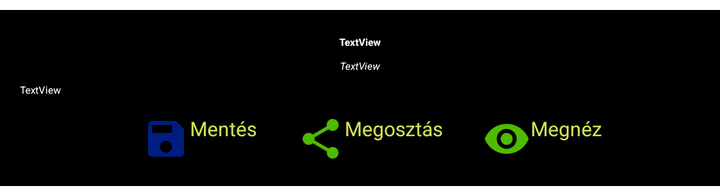
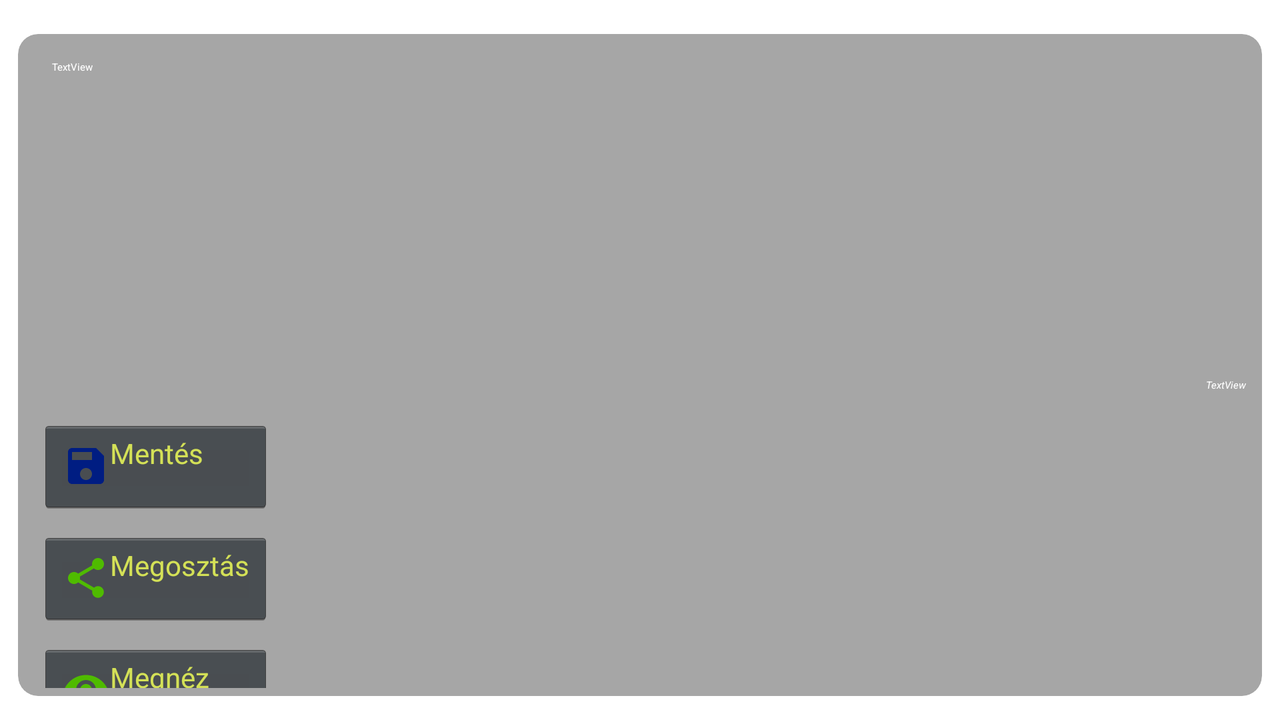

First picture: res/layout/ on a phone held upright. Second picture: the repository's own variant of that layout, on a device whose configuration matches the variant's folder. Source for both follows.
<!-- AndroidManifest.xml: application theme OwnTheme -->
<!-- res/layout/rssitem_layout.xml -->
<?xml version="1.0" encoding="utf-8"?>
<androidx.constraintlayout.widget.ConstraintLayout xmlns:android="http://schemas.android.com/apk/res/android"
    xmlns:app="http://schemas.android.com/apk/res-auto"
    xmlns:tools="http://schemas.android.com/tools"
    android:layout_width="match_parent"
    android:layout_height="wrap_content"
    android:layout_marginTop="5dp"
    android:layout_marginBottom="5dp"
    android:background="#000000">

    <androidx.cardview.widget.CardView
        android:layout_width="match_parent"
        android:layout_height="wrap_content"
        app:cardBackgroundColor="#000000"
        app:cardCornerRadius="10dp"
        app:cardElevation="5dp"
        app:cardPreventCornerOverlap="false"
        app:cardUseCompatPadding="true"
        app:layout_constraintEnd_toEndOf="parent"
        app:layout_constraintStart_toStartOf="parent"
        app:layout_constraintTop_toTopOf="parent">

        <LinearLayout
            android:layout_width="match_parent"
            android:layout_height="match_parent"
            android:orientation="vertical">

            <TextView
                android:id="@+id/tvTitle"
                android:layout_width="match_parent"
                android:layout_height="wrap_content"
                android:gravity="center"
                android:padding="5dp"
                android:shadowColor="#FFFFFF"
                android:text="TextView"
                android:textAppearance="@style/TextAppearance.AppCompat.Body1"
                android:textColor="#FFFFFF"
                android:textStyle="bold" />

            <TextView
                android:id="@+id/tvPubDate"
                android:layout_width="match_parent"
                android:layout_height="wrap_content"
                android:gravity="center"
                android:text="TextView"
                android:textAppearance="@style/TextAppearance.AppCompat.Small"
                android:textColor="#FFFFFF"
                android:textStyle="italic" />

            <TextView
                android:id="@+id/tvDesc"
                android:layout_width="match_parent"
                android:layout_height="wrap_content"
                android:layout_margin="5dp"
                android:ellipsize="none"
                android:scrollHorizontally="false"
                android:singleLine="false"
                android:text="TextView"
                android:textAppearance="@style/TextAppearance.AppCompat.Body1"
                android:textColor="#FFFFFF" />

            <LinearLayout
                android:layout_width="match_parent"
                android:layout_height="wrap_content"
                android:layout_gravity="center|end"
                android:gravity="center"
                android:orientation="horizontal">

                <Button
                    android:id="@+id/btnSaveHir"
                    style="@style/Widget.MaterialComponents.Button.Icon"
                    android:layout_width="wrap_content"
                    android:layout_height="wrap_content"
                    android:layout_margin="4dp"
                    android:drawableLeft="@drawable/ic_save_black_24dp"
                    android:text="Mentés"
                    android:textColor="#D4E157"
                    android:textSize="10sp" />

                <Button
                    android:id="@+id/btnHirMegoszt"
                    style="@style/Widget.MaterialComponents.Button.Icon"
                    android:layout_width="wrap_content"
                    android:layout_height="wrap_content"
                    android:layout_margin="4dp"
                    android:drawableLeft="@drawable/ic_share_black_24dp"
                    android:text="Megosztás"
                    android:textColor="#D4E157"
                    android:textSize="10sp" />

                <Button
                    android:id="@+id/btnGo"
                    style="@style/Widget.MaterialComponents.Button.Icon"
                    android:layout_width="wrap_content"
                    android:layout_height="wrap_content"
                    android:layout_margin="4dp"
                    android:drawableLeft="@drawable/ic_remove_red_eye_black_24dp"
                    android:text="Megnéz"
                    android:textColor="#D4E157"
                    android:textSize="10sp" />
            </LinearLayout>


            
        </LinearLayout>
    </androidx.cardview.widget.CardView>

</androidx.constraintlayout.widget.ConstraintLayout>
<!-- resources referenced by this layout -->
<resources>
  <!-- drawable ic_remove_red_eye_black_24dp (drawable) -->
  <vector android:height="24dp" android:tint="#4FBB00"
      android:viewportHeight="24.0" android:viewportWidth="24.0"
      android:width="24dp" xmlns:android="http://schemas.android.com/apk/res/android">
      <path android:fillColor="#FF000000" android:pathData="M12,4.5C7,4.5 2.73,7.61 1,12c1.73,4.39 6,7.5 11,7.5s9.27,-3.11 11,-7.5c-1.73,-4.39 -6,-7.5 -11,-7.5zM12,17c-2.76,0 -5,-2.24 -5,-5s2.24,-5 5,-5 5,2.24 5,5 -2.24,5 -5,5zM12,9c-1.66,0 -3,1.34 -3,3s1.34,3 3,3 3,-1.34 3,-3 -1.34,-3 -3,-3z"/>
  </vector>
  <!-- drawable ic_save_black_24dp (drawable) -->
  <vector android:height="24dp" android:tint="#001D82"
      android:viewportHeight="24.0" android:viewportWidth="24.0"
      android:width="24dp" xmlns:android="http://schemas.android.com/apk/res/android">
      <path android:fillColor="#FF000000" android:pathData="M17,3L5,3c-1.11,0 -2,0.9 -2,2v14c0,1.1 0.89,2 2,2h14c1.1,0 2,-0.9 2,-2L21,7l-4,-4zM12,19c-1.66,0 -3,-1.34 -3,-3s1.34,-3 3,-3 3,1.34 3,3 -1.34,3 -3,3zM15,9L5,9L5,5h10v4z"/>
  </vector>
  <!-- drawable ic_share_black_24dp (drawable) -->
  <vector android:height="24dp" android:tint="#4FBB00"
      android:viewportHeight="24.0" android:viewportWidth="24.0"
      android:width="24dp" xmlns:android="http://schemas.android.com/apk/res/android">
      <path android:fillColor="#FF000000" android:pathData="M18,16.08c-0.76,0 -1.44,0.3 -1.96,0.77L8.91,12.7c0.05,-0.23 0.09,-0.46 0.09,-0.7s-0.04,-0.47 -0.09,-0.7l7.05,-4.11c0.54,0.5 1.25,0.81 2.04,0.81 1.66,0 3,-1.34 3,-3s-1.34,-3 -3,-3 -3,1.34 -3,3c0,0.24 0.04,0.47 0.09,0.7L8.04,9.81C7.5,9.31 6.79,9 6,9c-1.66,0 -3,1.34 -3,3s1.34,3 3,3c0.79,0 1.5,-0.31 2.04,-0.81l7.12,4.16c-0.05,0.21 -0.08,0.43 -0.08,0.65 0,1.61 1.31,2.92 2.92,2.92 1.61,0 2.92,-1.31 2.92,-2.92s-1.31,-2.92 -2.92,-2.92z"/>
  </vector>
</resources>
<!-- res/layout-land/rssitem_layout.xml (the repository's variant of the layout above) -->
<!-- drawn on the phone turned sideways -->
<?xml version="1.0" encoding="utf-8"?>
<androidx.constraintlayout.widget.ConstraintLayout xmlns:android="http://schemas.android.com/apk/res/android"
    xmlns:app="http://schemas.android.com/apk/res-auto"
    xmlns:tools="http://schemas.android.com/tools"
    android:layout_width="match_parent"
    android:layout_height="wrap_content"
    android:layout_marginTop="5dp">

    <androidx.cardview.widget.CardView
        android:layout_width="match_parent"
        android:layout_height="wrap_content"
        app:cardBackgroundColor="#59000000"
        app:cardCornerRadius="10dp"
        app:cardElevation="6dp"
        app:cardPreventCornerOverlap="true"
        app:cardUseCompatPadding="true"
        app:layout_constraintBottom_toBottomOf="parent"
        app:layout_constraintEnd_toEndOf="parent"
        app:layout_constraintStart_toStartOf="parent"
        app:layout_constraintTop_toTopOf="parent">

        <androidx.constraintlayout.widget.ConstraintLayout
            android:layout_width="match_parent"
            android:layout_height="match_parent"
            android:padding="4dp">

            <TextView
                android:id="@+id/tvTitle"
                android:layout_width="0dp"
                android:layout_height="wrap_content"
                android:gravity="center_horizontal|top"
                android:padding="5dp"
                android:shadowColor="#FFFFFF"
                android:text="TextView"
                android:textAppearance="@style/TextAppearance.AppCompat.Medium"
                android:textColor="#FFFFFF"
                android:textStyle="bold"
                app:layout_constraintEnd_toStartOf="@+id/tvDesc"
                app:layout_constraintStart_toStartOf="parent"
                app:layout_constraintTop_toBottomOf="@+id/imageView" />

            <ImageView
                android:id="@+id/imageView"
                android:layout_width="0dp"
                android:layout_height="150dp"
                android:layout_gravity="center"
                android:layout_margin="4dp"
                android:layout_weight="0"
                android:adjustViewBounds="true"
                app:layout_constraintStart_toStartOf="parent"
                app:layout_constraintTop_toTopOf="parent"
                app:srcCompat="@drawable/ic_rss_feed_black_24dp" />

            <TextView
                android:id="@+id/tvPubDate"
                android:layout_width="0dp"
                android:layout_height="wrap_content"
                android:layout_marginRight="4dp"
                android:gravity="right|end"
                android:text="TextView"
                android:textAppearance="@style/TextAppearance.AppCompat.Small"
                android:textColor="#FFFFFF"
                android:textStyle="italic"
                app:layout_constraintBottom_toBottomOf="parent"
                app:layout_constraintEnd_toEndOf="parent"
                app:layout_constraintTop_toBottomOf="@+id/tvDesc" />

            <TextView
                android:id="@+id/tvDesc"
                android:layout_width="0dp"
                android:layout_height="wrap_content"
                android:layout_margin="5dp"
                android:autoLink="web"
                android:ellipsize="none"
                android:padding="4dp"
                android:scrollHorizontally="false"
                android:singleLine="false"
                android:text="TextView"
                android:textAppearance="@style/TextAppearance.AppCompat.Medium"
                android:textColor="#FFFFFF"
                app:layout_constraintEnd_toEndOf="parent"
                app:layout_constraintHorizontal_bias="0.7"
                app:layout_constraintStart_toEndOf="@+id/imageView"
                app:layout_constraintTop_toTopOf="parent" />

            <LinearLayout
                android:id="@+id/linearLayout3"
                android:layout_width="wrap_content"
                android:layout_height="wrap_content"
                android:layout_margin="2dp"
                android:gravity="left"
                android:orientation="vertical"
                app:layout_constraintBottom_toBottomOf="parent"
                app:layout_constraintStart_toStartOf="parent"
                app:layout_constraintTop_toBottomOf="@+id/tvTitle">

                <Button
                    android:id="@+id/btnSaveHir"
                    style="@android:style/Widget.Holo.Button"
                    android:layout_width="match_parent"
                    android:layout_height="wrap_content"
                    android:layout_margin="4dp"
                    android:drawableLeft="@drawable/ic_save_black_24dp"
                    android:text="Mentés"
                    android:textColor="#D4E157"
                    android:textSize="14sp" />

                <Button
                    android:id="@+id/btnHirMegoszt"
                    style="@android:style/Widget.Holo.Button"
                    android:layout_width="match_parent"
                    android:layout_height="wrap_content"
                    android:layout_margin="4dp"
                    android:drawableLeft="@drawable/ic_share_black_24dp"
                    android:text="Megosztás"
                    android:textColor="#D4E157"
                    android:textSize="14sp" />

                <Button
                    android:id="@+id/btnGo"
                    style="@android:style/Widget.Holo.Button"
                    android:layout_width="match_parent"
                    android:layout_height="wrap_content"
                    android:layout_margin="4dp"
                    android:drawableLeft="@drawable/ic_remove_red_eye_black_24dp"
                    android:text="Megnéz"
                    android:textColor="#D4E157"
                    android:textSize="14sp" />
            </LinearLayout>
        </androidx.constraintlayout.widget.ConstraintLayout>

    </androidx.cardview.widget.CardView>

</androidx.constraintlayout.widget.ConstraintLayout>
<!-- resources referenced by the variant -->
<!-- as the phone turned sideways resolves them -->
<resources>
  <!-- drawable ic_remove_red_eye_black_24dp (drawable) -->
  <vector android:height="24dp" android:tint="#4FBB00"
      android:viewportHeight="24.0" android:viewportWidth="24.0"
      android:width="24dp" xmlns:android="http://schemas.android.com/apk/res/android">
      <path android:fillColor="#FF000000" android:pathData="M12,4.5C7,4.5 2.73,7.61 1,12c1.73,4.39 6,7.5 11,7.5s9.27,-3.11 11,-7.5c-1.73,-4.39 -6,-7.5 -11,-7.5zM12,17c-2.76,0 -5,-2.24 -5,-5s2.24,-5 5,-5 5,2.24 5,5 -2.24,5 -5,5zM12,9c-1.66,0 -3,1.34 -3,3s1.34,3 3,3 3,-1.34 3,-3 -1.34,-3 -3,-3z"/>
  </vector>
  <!-- drawable ic_rss_feed_black_24dp (drawable) -->
  <vector android:height="24dp" android:tint="#4FBB00"
      android:viewportHeight="24.0" android:viewportWidth="24.0"
      android:width="24dp" xmlns:android="http://schemas.android.com/apk/res/android">
      <path android:fillColor="#FF000000" android:pathData="M6.18,17.82m-2.18,0a2.18,2.18 0,1 1,4.36 0a2.18,2.18 0,1 1,-4.36 0"/>
      <path android:fillColor="#FF000000" android:pathData="M4,4.44v2.83c7.03,0 12.73,5.7 12.73,12.73h2.83c0,-8.59 -6.97,-15.56 -15.56,-15.56zM4,10.1v2.83c3.9,0 7.07,3.17 7.07,7.07h2.83c0,-5.47 -4.43,-9.9 -9.9,-9.9z"/>
  </vector>
  <!-- drawable ic_save_black_24dp (drawable) -->
  <vector android:height="24dp" android:tint="#001D82"
      android:viewportHeight="24.0" android:viewportWidth="24.0"
      android:width="24dp" xmlns:android="http://schemas.android.com/apk/res/android">
      <path android:fillColor="#FF000000" android:pathData="M17,3L5,3c-1.11,0 -2,0.9 -2,2v14c0,1.1 0.89,2 2,2h14c1.1,0 2,-0.9 2,-2L21,7l-4,-4zM12,19c-1.66,0 -3,-1.34 -3,-3s1.34,-3 3,-3 3,1.34 3,3 -1.34,3 -3,3zM15,9L5,9L5,5h10v4z"/>
  </vector>
  <!-- drawable ic_share_black_24dp (drawable) -->
  <vector android:height="24dp" android:tint="#4FBB00"
      android:viewportHeight="24.0" android:viewportWidth="24.0"
      android:width="24dp" xmlns:android="http://schemas.android.com/apk/res/android">
      <path android:fillColor="#FF000000" android:pathData="M18,16.08c-0.76,0 -1.44,0.3 -1.96,0.77L8.91,12.7c0.05,-0.23 0.09,-0.46 0.09,-0.7s-0.04,-0.47 -0.09,-0.7l7.05,-4.11c0.54,0.5 1.25,0.81 2.04,0.81 1.66,0 3,-1.34 3,-3s-1.34,-3 -3,-3 -3,1.34 -3,3c0,0.24 0.04,0.47 0.09,0.7L8.04,9.81C7.5,9.31 6.79,9 6,9c-1.66,0 -3,1.34 -3,3s1.34,3 3,3c0.79,0 1.5,-0.31 2.04,-0.81l7.12,4.16c-0.05,0.21 -0.08,0.43 -0.08,0.65 0,1.61 1.31,2.92 2.92,2.92 1.61,0 2.92,-1.31 2.92,-2.92s-1.31,-2.92 -2.92,-2.92z"/>
  </vector>
</resources>
